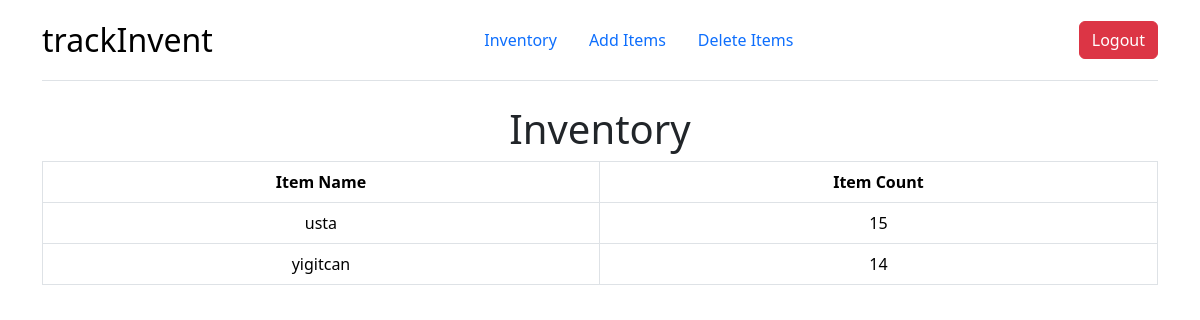
The app's page / (signed in) with its own data.
### tables this page shows
CREATE TABLE inventory(userid TEXT, item TEXT NOT NULL, count INTEGER NOT NULL, FOREIGN KEY (userid) REFERENCES userinformation(userid));

### app.py (the view)
@app.route("/")
@login_required
def inventory():
    userinventory = loadInventory(session["id"])
    return render_template("inventory.html", items=userinventory)

### app.py (called while the page is built)
def loadInventory(id):
    try:
        with sqlite3.connect(db_path) as db:
            cursor = db.cursor()
    except sqlite3.Error as currentError:
        flash(f"Error while retrieving user inventory from database { currentError } ", "danger")
    userinventory = cursor.execute("SELECT * FROM inventory WHERE userid = ?", [id])
    userinventory = userinventory.fetchall()
    if len(userinventory) == 0:
        return None
    return userinventory

### helpers.py (called while the page is built)
def login_required(f):
    @wraps(f)
    def decorated_function(*args, **kwargs):
        if session.get("id") is None:
            return redirect(url_for('login', next=request.url))
        return f(*args, **kwargs)
    return decorated_function

### templates/inventory.html
{% extends "layout.html" %}
    {% block header %}
    <form action="/">
            <div id="container">
                <h1 style="text-align: center">Inventory</h1>
            </div>
    </form>
    {% endblock %}

### templates/layout.html (shortened to what this page needs)
<!DOCTYPE html>
<html lang="en">
<body>
    <link href="https://cdn.jsdelivr.net/npm/bootstrap@5.3.3/dist/css/bootstrap.min.css" rel="stylesheet">
    <div class="container">
        <header class="d-flex flex-wrap justify-content-center align-items-center justify-content-md-between py-3 mb-4 border-bottom">
            <a class="d-flex align-items-center mb-3 mb-md-0 link-body-emphasis text-decoration-none">
                <span class="fs-2">trackInvent</span>
            </a>
            <ul class="nav col-12 col-md-auto mb-2 justify-content-center mb-md-0">
                <li class="nav-item">
                    <a class="nav-link" href="/">Inventory</a>
                </li>
                <li class="nav-item">
                    <a class="nav-link" href="/additem">Add Items</a>
                </li>
                <li class="nav-item">
                    <a class="nav-link" href="/delete">Delete Items</a>
                </li>
            </ul>
            <div class="col-md-1 text-end">
                <button type="submit" class="btn btn-danger"><a class="nav-link" href="/logout">Logout</a></button>
            </div>
        </header>
        {% block header %}
        {% endblock %}
        {% if items != None %}
        <table class="table table-bordered text-center flex-column justify-content-center">
            <tbody>
                    <tr>
                        <th><b>Item Name</b></th>
                        <th><b>Item Count</b></th>
                    </tr>
                    {% for item in items %}
                        <tr>
                            <td>
                                {{ item[1] }}
                            </td>
                            <td>
                                {{ item[2] }}
                            </td>
                        </tr>
                    {% endfor %}
            </tbody>
        </table>
        {% else %}
            <h3 style="text-align: center">Nothing to show here!</h3>
        {% endif %}
    </div>
</body>

### records on screen
inventory: item "usta", count "15"
inventory: item "yigitcan", count "14"
